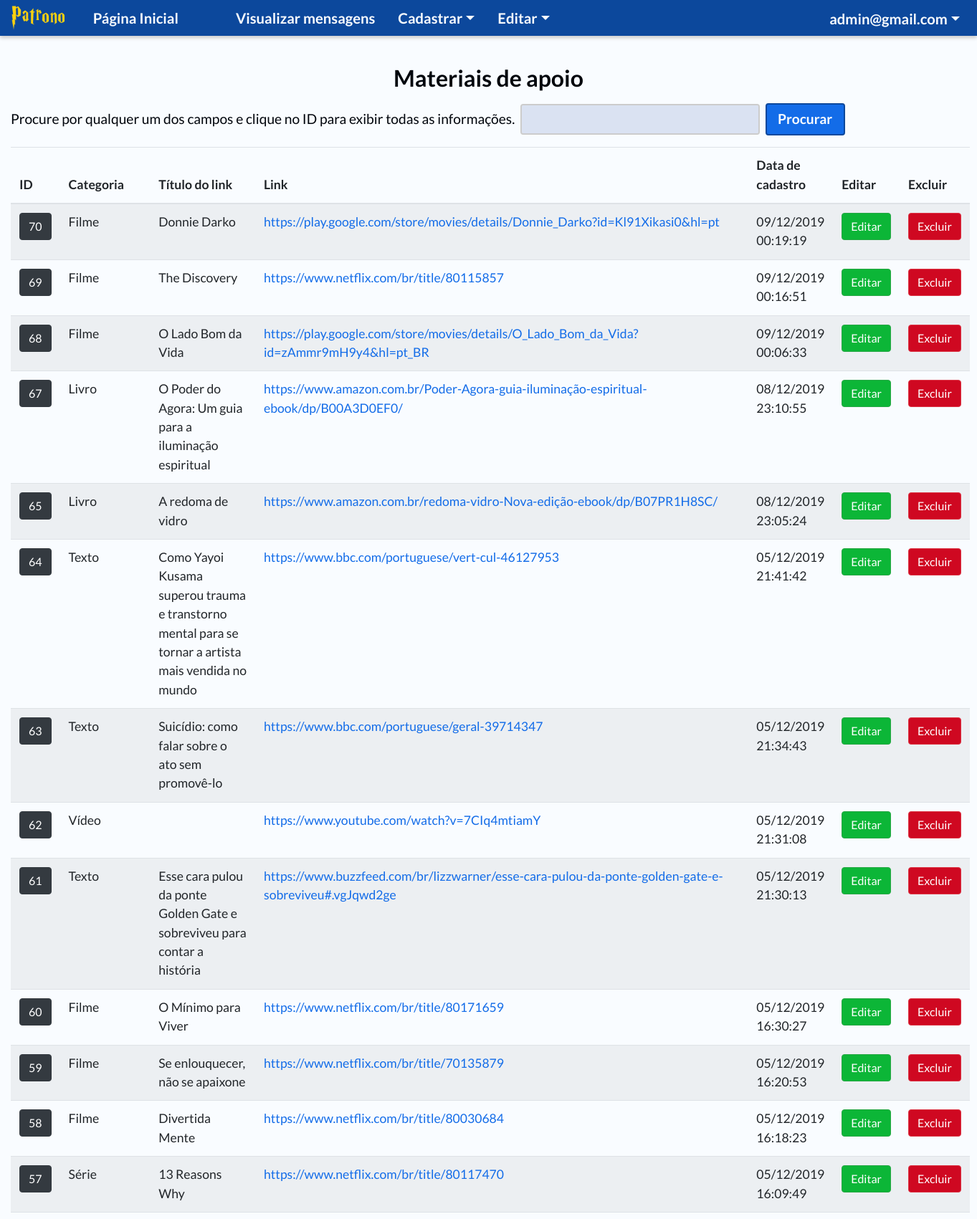
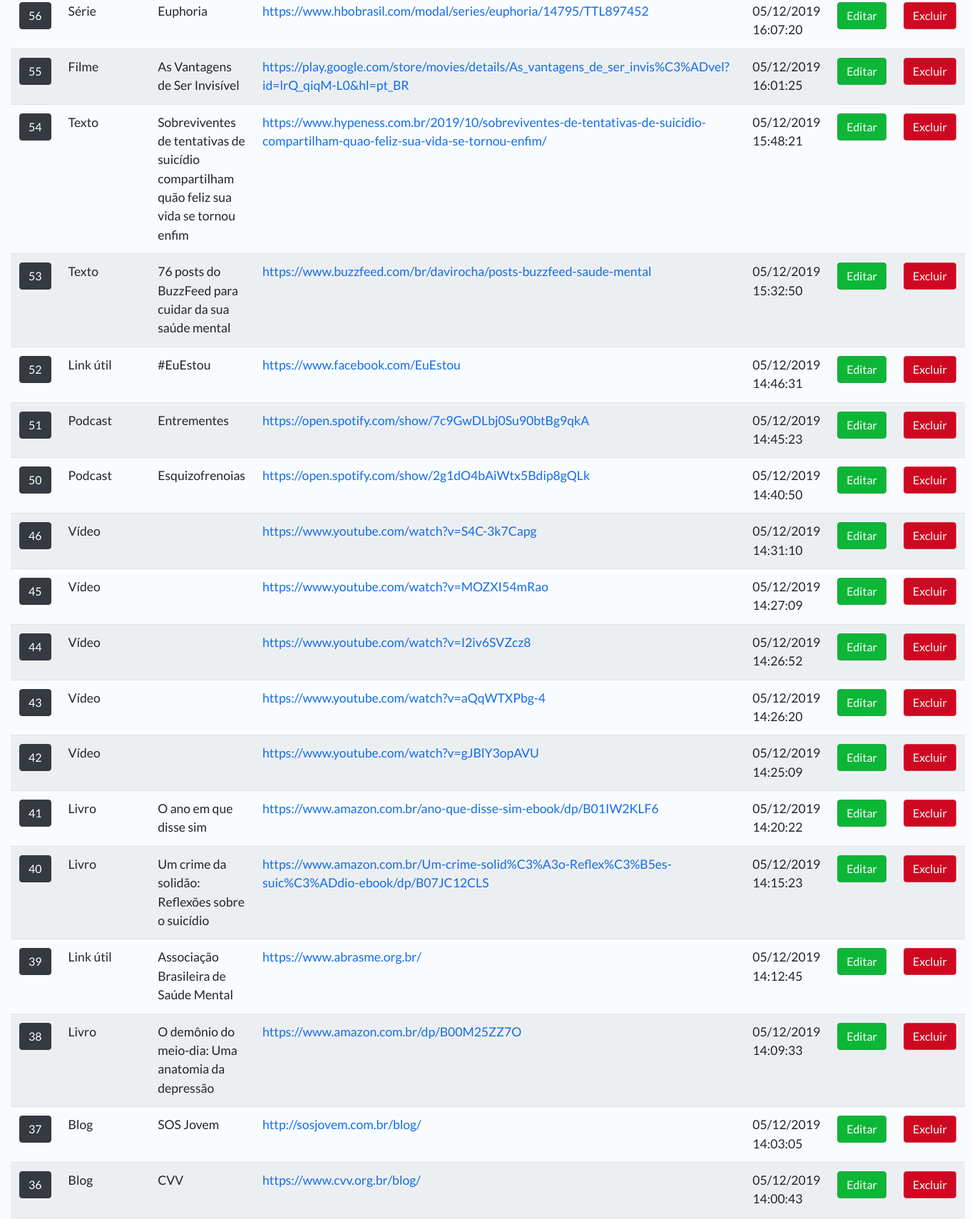
The app's page /php/admin/material.php (signed in, upper part) with its own data (2 pictures, top to bottom).
### tables this page shows
CREATE TABLE `material` (
  `id` int(11) NOT NULL,
  `titulo` varchar(255) DEFAULT NULL,
  `id_categoria` int(11) DEFAULT NULL,
  `descricao` text,
  `titulo_link` varchar(255) DEFAULT NULL,
  `link` varchar(255) DEFAULT NULL,
  `descricao_imagem` text,
  `data_cadastro` datetime DEFAULT NULL
);

CREATE TABLE `material_categoria` (
  `id` int(11) NOT NULL,
  `nome` varchar(255) DEFAULT NULL
);

### php/admin/material.php (the view, shortened to what this page needs)
<!DOCTYPE html>
<html lang="pt-br">
<head>
  <link rel="stylesheet" href="/patrono/css/bootstrap.min.css">
  <link rel="stylesheet" href="/patrono/css/header.css">
  <link rel="stylesheet" href="/patrono/css/style.css">
</head>
<body>
  <?php
    require('../../db.php');
    require_once('header.php');
    $consult = $pdo->query("SELECT *, m.id id_material, c.nome categoria FROM material m JOIN material_categoria c ON m.id_categoria = c.id ORDER BY data_cadastro DESC;");
  ?>
  <div class="container-fluid container-light">
    <h1 class="titulo">Materiais de apoio</h1>
    <?php
      require_once('procurar.php');
      if($consult->rowCount() == 0) {
        echo "<div class='alert alert-danger text-center'>Nenhum material cadastrado!</div>";
      }
      else
      {
    ?>
    <table class="table table-striped">
      <thead>
        <tr>
          <th scope="col">ID</th>
          <th scope="col">Categoria</th>
          <th scope="col">Título do link</th>
          <th scope="col">Link</th>
          <th scope="col">Data de cadastro</th>
          <th scope="col">Editar</th>
          <th scope="col">Excluir</th>
        </tr>
      </thead>
      <tbody>
        <?php while ($result = $consult->fetch(PDO::FETCH_ASSOC)) {
          $date = date_create($result['data_cadastro']);
        ?>
        <tr>
          <th scope="row"><button type="button" class="btn btn-dark" data-toggle="modal" data-target="#modalMaterial<?php echo $result['id_material']?>"><?php echo $result['id_material']?></button></th>
          <td><?php echo $result['categoria']?></td>
          <td><?php echo $result['titulo_link']?></td>
          <td><a href="<?php echo $result['link']?>" target="_blank"><?php echo $result['link']?></a></td>
          <td><?php echo date_format($date, 'd/m/Y H:i:s'); ?></td>
          <td><a href="material-editar.php?id=<?php echo $result['id_material']?>" class="btn btn-success">Editar</a></td>
          <td><button onClick="excluirMaterial(<?php echo $result['id_material'] ?>)" class="btn btn-danger">Excluir</button></td>
        </tr>
        <?php }} $pdo = null; ?>
      </tbody>
    </table>
  </div>
</body>
</html>

### css/style.css (style rules this page uses)
body { background-color: #dae2f2; font-family: 'Lato', sans-serif!important; font-size: 1.1rem; }
.container-light { background-color: #f9fcff; box-shadow: 3px 3px 5px #ccc; color: #01050c; }
.container-fluid { background-color: #f9fcff; }
.titulo { font-family: 'Lato', sans-serif; font-size: 2rem; font-weight: 700; padding-top: 3%; text-align: center; }

### records on screen
material: id "70", id_categoria.nome "Filme", titulo_link "Donnie Darko", link "https://play.google.com/store/movies/details/Donnie_Darko?id=Kl91Xikasi0&hl=pt", data_cadastro "09/12/2019 00:19:19"
material: id "69", id_categoria.nome "Filme", titulo_link "The Discovery", link "https://www.netflix.com/br/title/80115857", data_cadastro "09/12/2019 00:16:51"
material: id "68", id_categoria.nome "Filme", titulo_link "O Lado Bom da Vida", link "https://play.google.com/store/movies/details/O_Lado_Bom_da_Vida?id=zAmmr9mH9y4&hl=pt_BR", data_cadastro "09/12/2019 00:06:33"
material: id "67", id_categoria.nome "Livro", titulo_link "O Poder do Agora: Um guia para a iluminação espiritual", link "https://www.amazon.com.br/Poder-Agora-guia-iluminação-espiritual-ebook/dp/B00A3D0EF0/", data_cadastro "08/12/2019 23:10:55"
material: id "65", id_categoria.nome "Livro", titulo_link "A redoma de vidro", link "https://www.amazon.com.br/redoma-vidro-Nova-edição-ebook/dp/B07PR1H8SC/", data_cadastro "08/12/2019 23:05:24"
material: id "64", id_categoria.nome "Texto", titulo_link "Como Yayoi Kusama superou trauma e transtorno mental para se tornar a artista mais vendida no mundo", link "https://www.bbc.com/portuguese/vert-cul-46127953", data_cadastro "05/12/2019 21:41:42"
material: id "63", id_categoria.nome "Texto", titulo_link "Suicídio: como falar sobre o ato sem promovê-lo", link "https://www.bbc.com/portuguese/geral-39714347", data_cadastro "05/12/2019 21:34:43"
material: id "62", id_categoria.nome "Vídeo", link "https://www.youtube.com/watch?v=7CIq4mtiamY", data_cadastro "05/12/2019 21:31:08"
material: id "61", id_categoria.nome "Texto", titulo_link "Esse cara pulou da ponte Golden Gate e sobreviveu para contar a história", link "https://www.buzzfeed.com/br/lizzwarner/esse-cara-pulou-da-ponte-golden-gate-e-sobreviveu#.vgJqwd2ge", data_cadastro "05/12/2019 21:30:13"
material: id "60", id_categoria.nome "Filme", titulo_link "O Mínimo para Viver", link "https://www.netflix.com/br/title/80171659", data_cadastro "05/12/2019 16:30:27"
material: id "59", id_categoria.nome "Filme", titulo_link "Se enlouquecer, não se apaixone", link "https://www.netflix.com/br/title/70135879", data_cadastro "05/12/2019 16:20:53"
material: id "58", id_categoria.nome "Filme", titulo_link "Divertida Mente", link "https://www.netflix.com/br/title/80030684", data_cadastro "05/12/2019 16:18:23"
material: id "57", id_categoria.nome "Série", titulo_link "13 Reasons Why", link "https://www.netflix.com/br/title/80117470", data_cadastro "05/12/2019 16:09:49"
material: id "56", id_categoria.nome "Série", titulo_link "Euphoria", link "https://www.hbobrasil.com/modal/series/euphoria/14795/TTL897452", data_cadastro "05/12/2019 16:07:20"
material: id "55", id_categoria.nome "Filme", titulo_link "As Vantagens de Ser Invisível", link "https://play.google.com/store/movies/details/As_vantagens_de_ser_invis%C3%ADvel?id=lrQ_qiqM-L0&hl=pt_BR", data_cadastro "05/12/2019 16:01:25"
material: id "54", id_categoria.nome "Texto", titulo_link "Sobreviventes de tentativas de suicídio compartilham quão feliz sua vida se tornou enfim", link "https://www.hypeness.com.br/2019/10/sobreviventes-de-tentativas-de-suicidio-compartilham-quao-feliz-sua-vida-se-tornou-enfim/", data_cadastro "05/12/2019 15:48:21"
material: id "53", id_categoria.nome "Texto", titulo_link "76 posts do BuzzFeed para cuidar da sua saúde mental", link "https://www.buzzfeed.com/br/davirocha/posts-buzzfeed-saude-mental", data_cadastro "05/12/2019 15:32:50"
material: id "52", id_categoria.nome "Link útil", titulo_link "#EuEstou", link "https://www.facebook.com/EuEstou", data_cadastro "05/12/2019 14:46:31"
material: id "51", id_categoria.nome "Podcast", titulo_link "Entrementes", link "https://open.spotify.com/show/7c9GwDLbj0Su90btBg9qkA", data_cadastro "05/12/2019 14:45:23"
material: id "50", id_categoria.nome "Podcast", titulo_link "Esquizofrenoias", link "https://open.spotify.com/show/2g1dO4bAiWtx5Bdip8gQLk", data_cadastro "05/12/2019 14:40:50"
material: id "46", id_categoria.nome "Vídeo", link "https://www.youtube.com/watch?v=S4C-3k7Capg", data_cadastro "05/12/2019 14:31:10"
material: id "45", id_categoria.nome "Vídeo", link "https://www.youtube.com/watch?v=MOZXI54mRao", data_cadastro "05/12/2019 14:27:09"
material: id "44", id_categoria.nome "Vídeo", link "https://www.youtube.com/watch?v=I2iv6SVZcz8", data_cadastro "05/12/2019 14:26:52"
material: id "43", id_categoria.nome "Vídeo", link "https://www.youtube.com/watch?v=aQqWTXPbg-4", data_cadastro "05/12/2019 14:26:20"
material: id "42", id_categoria.nome "Vídeo", link "https://www.youtube.com/watch?v=gJBlY3opAVU", data_cadastro "05/12/2019 14:25:09"
material: id "41", id_categoria.nome "Livro", titulo_link "O ano em que disse sim", link "https://www.amazon.com.br/ano-que-disse-sim-ebook/dp/B01IW2KLF6", data_cadastro "05/12/2019 14:20:22"
material: id "40", id_categoria.nome "Livro", titulo_link "Um crime da solidão: Reflexões sobre o suicídio", link "https://www.amazon.com.br/Um-crime-solid%C3%A3o-Reflex%C3%B5es-suic%C3%ADdio-ebook/dp/B07JC12CLS", data_cadastro "05/12/2019 14:15:23"
material: id "39", id_categoria.nome "Link útil", titulo_link "Associação Brasileira de Saúde Mental", link "https://www.abrasme.org.br/", data_cadastro "05/12/2019 14:12:45"
material: id "38", id_categoria.nome "Livro", titulo_link "O demônio do meio-dia: Uma anatomia da depressão", link "https://www.amazon.com.br/dp/B00M25ZZ7O", data_cadastro "05/12/2019 14:09:33"
material: id "37", id_categoria.nome "Blog", titulo_link "SOS Jovem", link "http://sosjovem.com.br/blog/", data_cadastro "05/12/2019 14:03:05"
material: id "36", id_categoria.nome "Blog", titulo_link "CVV", link "https://www.cvv.org.br/blog/", data_cadastro "05/12/2019 14:00:43"

### other values on screen
$_SESSION['email'] "admin@gmail.com"
